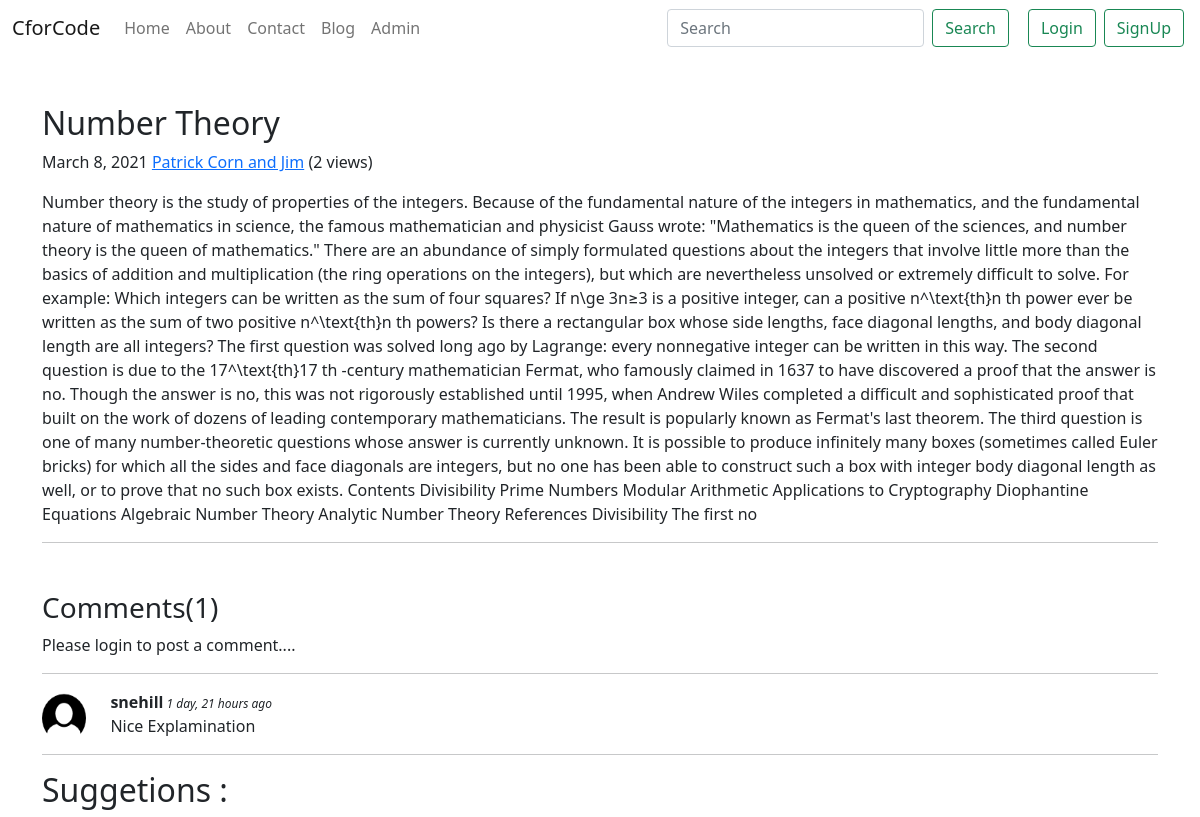
Screenshot of /blog/number-theory with the database file from the repository.
### blog/models.py (models this page shows, shortened)
class Post(models.Model):
    sno = models.AutoField(primary_key=True)
    title = models.CharField(max_length=255)
    content = models.TextField(max_length=20000)
    author = models.CharField(max_length=20)
    slug = models.CharField(max_length=130)
    category = models.CharField(max_length=130)
    views = models.IntegerField(default=0)
    timeStamp = models.DateField( blank=True)

class BlogComment(models.Model):
    sno = models.AutoField(primary_key=True)
    comment = models.TextField()
    user = models.ForeignKey(User, on_delete=models.CASCADE)
    post = models.ForeignKey(Post, on_delete=models.CASCADE)
    timestamp = models.DateTimeField(default=now)

### blog/views.py (the view)
# urls.py: path('<str:slug>', views.blogPost, name='blogPost'),
def blogPost(request, slug):
    post = Post.objects.filter(slug=slug).first()
    post.views = post.views + 1
    post.save()
    comments = BlogComment.objects.filter(post=post)
    subposts = Post.objects.filter(category=post.category)
    a=[]
    for i in subposts:
        if i.title == post.title:
            pass
        else:
            a.append(i)
    print(request.user)
    print(a)
    mypage(request)
    context = {'post': post,'subposts':a,'comments':comments}
    return render(request,"blog/blogpost.html",context)

### blog/views.py (called while the page is built)
def mypage(request):
    client_address = request.META['REMOTE_ADDR']
    print(client_address)
    return client_address

### templates/blog/blogpost.html (shortened to what this page needs)
{% extends 'base.html' %}
{% block body %}
{% load humanize %}
<div class="container my-5">
  <article class="blog-post">
    <h2 class="blog-post-title">{{post.title}}</h2>
    <p class="blog-post-meta">{{post.timeStamp}}&nbsp<a href="/about/{{post.author}}">{{post.author}}</a> (<span>{{post.views}} views</span>) </p>
    <p>{{post.content|safe}}</p>
    <hr>
  </article>
</div>
<div class="container">
  <h3>Comments({{comments.count}})</h3>
  <div class="my-2">
    {% if user.is_authenticated %}
    <form action="/blog/postComment/" method="post" class="my-5">{% csrf_token %}
      <div class="mb-3">
        <label for="comment" class="form-label">Post Comment</label>
        <input type="text" class="form-control" name="comment" placeholder="enter comment here"
          aria-describedby="emailHelp">
      </div>
      <input type="hidden" name='postSno' value="{{post.sno}}">
      <input type="hidden" name="parentSno" value="">
      <button type="submit" class="btn btn-primary">Submit</button>
    </form>
    {% else %}
    <p>Please login to post a comment....</p>
    {% endif %}
  </div>
  {% for comment in comments %}
  <hr>
  <div class="row my-3">
    <img src="/static/img/user.png" alt="" style="width: 6%;">
    <div class="col-md-11 "><b>{{comment.user.username}}</b><span style="font-size: 12px;"><i> {{comment.timestamp|naturaltime }}</i></span>
      <div>{{comment.comment}}</div>
    </div>
  </div>
  <hr>
  {% endfor %}
</div>
<h2 class="container">Suggetions :</h2>
{% endblock body %}

### rows the page displays
Post: title "Number Theory", timeStamp "March 8, 2021", author "Patrick Corn and Jim", views "2", content "Number theory is the study of properties of the integers. Because of the fundamental nature of the integers in mathematics, and the fundamental nature of mathematics in science, the famous mathematician and physicist Gauss wrote: \"Mathematics is the queen of the sciences, and number theory is the queen of mathematics.\" There are an abundance of simply formulated questions about the integers that involve little more than the basics of addition and multiplication (the ring operations on the integers), but which are nevertheless unsolved or extremely difficult to solve. For example: Which integers can be written as the sum of four squares? If n\\ge 3n≥3 is a positive integer, can a positive…"
BlogComment: user.username "snehill", timestamp "1 day, 21 hours ago", comment "Nice Explamination"

### other values shown
{{ comments.count }} "1"
